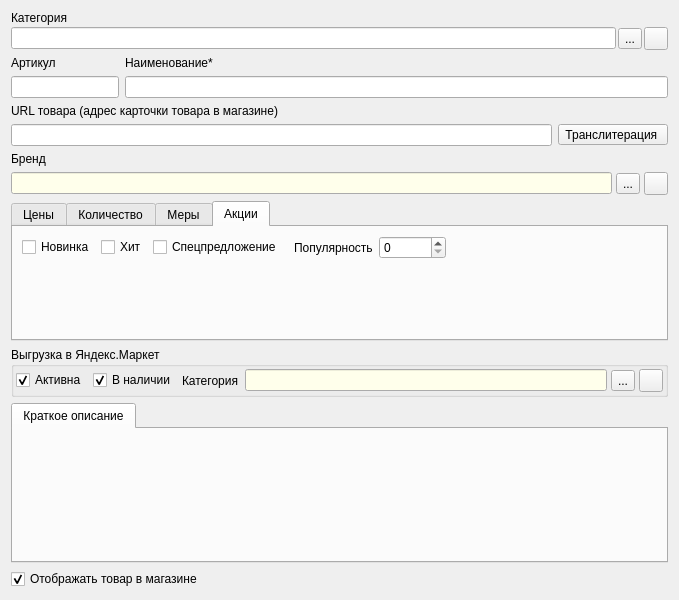
<?xml version="1.0" encoding="UTF-8"?>
<ui version="4.0">
 <class>FrameCardMainInfo</class>
 <widget class="QWidget" name="FrameCardMainInfo">
  <property name="geometry">
   <rect>
    <x>0</x>
    <y>0</y>
    <width>679</width>
    <height>600</height>
   </rect>
  </property>
  <property name="windowTitle">
   <string>Form</string>
  </property>
  <layout class="QVBoxLayout" name="verticalLayout_2">
   <item>
    <layout class="QVBoxLayout" name="verticalLayout_7">
     <property name="spacing">
      <number>2</number>
     </property>
     <item>
      <widget class="QLabel" name="label_2">
       <property name="sizePolicy">
        <sizepolicy hsizetype="Preferred" vsizetype="Preferred">
         <horstretch>0</horstretch>
         <verstretch>0</verstretch>
        </sizepolicy>
       </property>
       <property name="text">
        <string>Категория</string>
       </property>
      </widget>
     </item>
     <item>
      <layout class="QHBoxLayout" name="horizontalLayout">
       <property name="spacing">
        <number>2</number>
       </property>
       <item>
        <widget class="QLineEdit" name="lineEditGroup">
         <property name="readOnly">
          <bool>true</bool>
         </property>
        </widget>
       </item>
       <item>
        <widget class="QToolButton" name="toolButtonParentGroup">
         <property name="toolTip">
          <string>Выбрать категорию из справочника</string>
         </property>
         <property name="text">
          <string>...</string>
         </property>
         <property name="icon">
          <iconset resource="../../res.qrc">
           <normaloff>:/64/icons/64x64/ellipsis.png</normaloff>:/64/icons/64x64/ellipsis.png</iconset>
         </property>
        </widget>
       </item>
       <item>
        <widget class="QToolButton" name="toolButtonClearParentGroup">
         <property name="toolTip">
          <string>Отвязать категорию</string>
         </property>
         <property name="text">
          <string/>
         </property>
         <property name="icon">
          <iconset resource="../../res.qrc">
           <normaloff>:/64/icons/64x64/delete.png</normaloff>:/64/icons/64x64/delete.png</iconset>
         </property>
        </widget>
       </item>
      </layout>
     </item>
    </layout>
   </item>
   <item>
    <layout class="QGridLayout" name="gridLayout">
     <item row="0" column="0">
      <widget class="QLabel" name="labelArticul">
       <property name="text">
        <string>Артикул</string>
       </property>
      </widget>
     </item>
     <item row="0" column="1">
      <widget class="QLabel" name="labelName">
       <property name="sizePolicy">
        <sizepolicy hsizetype="Preferred" vsizetype="Preferred">
         <horstretch>0</horstretch>
         <verstretch>0</verstretch>
        </sizepolicy>
       </property>
       <property name="text">
        <string>Наименование*</string>
       </property>
      </widget>
     </item>
     <item row="1" column="0">
      <widget class="QLineEdit" name="lineEditArticle">
       <property name="sizePolicy">
        <sizepolicy hsizetype="Preferred" vsizetype="Fixed">
         <horstretch>0</horstretch>
         <verstretch>0</verstretch>
        </sizepolicy>
       </property>
       <property name="maxLength">
        <number>50</number>
       </property>
      </widget>
     </item>
     <item row="1" column="1">
      <widget class="QLineEdit" name="lineEditName"/>
     </item>
    </layout>
   </item>
   <item>
    <layout class="QVBoxLayout" name="verticalLayout_15">
     <item>
      <widget class="QLabel" name="labelCode">
       <property name="text">
        <string>URL товара (адрес карточки товара в магазине)</string>
       </property>
      </widget>
     </item>
     <item>
      <layout class="QHBoxLayout" name="horizontalLayout_4">
       <item>
        <widget class="QLineEdit" name="lineEditCode">
         <property name="maxLength">
          <number>255</number>
         </property>
        </widget>
       </item>
       <item>
        <widget class="QToolButton" name="toolButtonTranslite">
         <property name="text">
          <string>Транслитерация </string>
         </property>
        </widget>
       </item>
      </layout>
     </item>
    </layout>
   </item>
   <item>
    <widget class="QLabel" name="label_6">
     <property name="text">
      <string>Бренд</string>
     </property>
    </widget>
   </item>
   <item>
    <layout class="QHBoxLayout" name="horizontalLayout_10">
     <property name="spacing">
      <number>4</number>
     </property>
     <item>
      <widget class="QLineEdit" name="lineEditBrand">
       <property name="palette">
        <palette>
         <active>
          <colorrole role="Base">
           <brush brushstyle="SolidPattern">
            <color alpha="255">
             <red>255</red>
             <green>255</green>
             <blue>235</blue>
            </color>
           </brush>
          </colorrole>
         </active>
         <inactive>
          <colorrole role="Base">
           <brush brushstyle="SolidPattern">
            <color alpha="255">
             <red>255</red>
             <green>255</green>
             <blue>235</blue>
            </color>
           </brush>
          </colorrole>
         </inactive>
         <disabled>
          <colorrole role="Base">
           <brush brushstyle="SolidPattern">
            <color alpha="255">
             <red>240</red>
             <green>240</green>
             <blue>240</blue>
            </color>
           </brush>
          </colorrole>
         </disabled>
        </palette>
       </property>
       <property name="readOnly">
        <bool>true</bool>
       </property>
      </widget>
     </item>
     <item>
      <widget class="QToolButton" name="toolButtonSelectBrand">
       <property name="toolTip">
        <string>Выбрать родительскую группу из справочника</string>
       </property>
       <property name="text">
        <string>...</string>
       </property>
      </widget>
     </item>
     <item>
      <widget class="QToolButton" name="toolButtonClearParentBrand">
       <property name="toolTip">
        <string>Отвязать родительскую группу</string>
       </property>
       <property name="text">
        <string/>
       </property>
       <property name="icon">
        <iconset resource="../../res.qrc">
         <normaloff>:/16/icons/16x16/Delete.png</normaloff>:/16/icons/16x16/Delete.png</iconset>
       </property>
      </widget>
     </item>
    </layout>
   </item>
   <item>
    <widget class="QTabWidget" name="tabWidget">
     <property name="sizePolicy">
      <sizepolicy hsizetype="Expanding" vsizetype="Preferred">
       <horstretch>0</horstretch>
       <verstretch>0</verstretch>
      </sizepolicy>
     </property>
     <property name="autoFillBackground">
      <bool>false</bool>
     </property>
     <property name="tabPosition">
      <enum>QTabWidget::North</enum>
     </property>
     <property name="tabShape">
      <enum>QTabWidget::Rounded</enum>
     </property>
     <property name="currentIndex">
      <number>3</number>
     </property>
     <property name="elideMode">
      <enum>Qt::ElideNone</enum>
     </property>
     <property name="usesScrollButtons">
      <bool>true</bool>
     </property>
     <property name="documentMode">
      <bool>false</bool>
     </property>
     <property name="tabsClosable">
      <bool>false</bool>
     </property>
     <property name="movable">
      <bool>false</bool>
     </property>
     <property name="tabBarAutoHide">
      <bool>false</bool>
     </property>
     <widget class="QWidget" name="tab">
      <attribute name="title">
       <string>Цены</string>
      </attribute>
      <layout class="QVBoxLayout" name="verticalLayout">
       <property name="spacing">
        <number>1</number>
       </property>
       <property name="leftMargin">
        <number>1</number>
       </property>
       <property name="topMargin">
        <number>1</number>
       </property>
       <property name="rightMargin">
        <number>1</number>
       </property>
       <property name="bottomMargin">
        <number>1</number>
       </property>
       <item>
        <widget class="QGroupBox" name="groupBox">
         <property name="title">
          <string>Цены</string>
         </property>
         <layout class="QGridLayout" name="gridLayout_2">
          <property name="leftMargin">
           <number>2</number>
          </property>
          <property name="topMargin">
           <number>2</number>
          </property>
          <property name="rightMargin">
           <number>2</number>
          </property>
          <property name="bottomMargin">
           <number>2</number>
          </property>
          <property name="spacing">
           <number>2</number>
          </property>
          <item row="1" column="2">
           <widget class="QLineEdit" name="lineEditPriceWholesale">
            <property name="sizePolicy">
             <sizepolicy hsizetype="Expanding" vsizetype="Fixed">
              <horstretch>0</horstretch>
              <verstretch>0</verstretch>
             </sizepolicy>
            </property>
            <property name="text">
             <string>0</string>
            </property>
            <property name="maxLength">
             <number>50</number>
            </property>
            <property name="alignment">
             <set>Qt::AlignRight|Qt::AlignTrailing|Qt::AlignVCenter</set>
            </property>
           </widget>
          </item>
          <item row="0" column="1">
           <widget class="QLabel" name="label_15">
            <property name="text">
             <string>Мелкооптовая</string>
            </property>
           </widget>
          </item>
          <item row="0" column="2">
           <widget class="QLabel" name="label_16">
            <property name="text">
             <string>Оптовая</string>
            </property>
           </widget>
          </item>
          <item row="0" column="0">
           <widget class="QLabel" name="label_13">
            <property name="text">
             <string>Розничная</string>
            </property>
           </widget>
          </item>
          <item row="1" column="0">
           <widget class="QLineEdit" name="lineEditPrice">
            <property name="sizePolicy">
             <sizepolicy hsizetype="Expanding" vsizetype="Fixed">
              <horstretch>0</horstretch>
              <verstretch>0</verstretch>
             </sizepolicy>
            </property>
            <property name="text">
             <string>0</string>
            </property>
            <property name="maxLength">
             <number>50</number>
            </property>
            <property name="alignment">
             <set>Qt::AlignRight|Qt::AlignTrailing|Qt::AlignVCenter</set>
            </property>
           </widget>
          </item>
          <item row="1" column="1">
           <widget class="QLineEdit" name="lineEditPriceMiniWholesale">
            <property name="sizePolicy">
             <sizepolicy hsizetype="Expanding" vsizetype="Fixed">
              <horstretch>0</horstretch>
              <verstretch>0</verstretch>
             </sizepolicy>
            </property>
            <property name="text">
             <string>0</string>
            </property>
            <property name="maxLength">
             <number>50</number>
            </property>
            <property name="alignment">
             <set>Qt::AlignRight|Qt::AlignTrailing|Qt::AlignVCenter</set>
            </property>
           </widget>
          </item>
          <item row="0" column="3">
           <widget class="QLabel" name="label_17">
            <property name="text">
             <string>Закупочная</string>
            </property>
           </widget>
          </item>
          <item row="2" column="0">
           <widget class="QLabel" name="label_19">
            <property name="text">
             <string>Валюта</string>
            </property>
           </widget>
          </item>
          <item row="1" column="3">
           <widget class="QLineEdit" name="lineEditPricePurchase">
            <property name="sizePolicy">
             <sizepolicy hsizetype="Expanding" vsizetype="Fixed">
              <horstretch>0</horstretch>
              <verstretch>0</verstretch>
             </sizepolicy>
            </property>
            <property name="text">
             <string>0</string>
            </property>
            <property name="maxLength">
             <number>50</number>
            </property>
            <property name="alignment">
             <set>Qt::AlignRight|Qt::AlignTrailing|Qt::AlignVCenter</set>
            </property>
           </widget>
          </item>
          <item row="1" column="4">
           <spacer name="horizontalSpacer">
            <property name="orientation">
             <enum>Qt::Horizontal</enum>
            </property>
            <property name="sizeHint" stdset="0">
             <size>
              <width>40</width>
              <height>20</height>
             </size>
            </property>
           </spacer>
          </item>
          <item row="3" column="3">
           <widget class="QLineEdit" name="lineEditRate">
            <property name="text">
             <string>1</string>
            </property>
            <property name="maxLength">
             <number>50</number>
            </property>
            <property name="alignment">
             <set>Qt::AlignRight|Qt::AlignTrailing|Qt::AlignVCenter</set>
            </property>
           </widget>
          </item>
          <item row="2" column="3">
           <widget class="QLabel" name="labelBonus">
            <property name="text">
             <string>Коэффициент</string>
            </property>
           </widget>
          </item>
          <item row="3" column="2">
           <widget class="QLineEdit" name="lineEditTax">
            <property name="text">
             <string>0</string>
            </property>
            <property name="maxLength">
             <number>50</number>
            </property>
            <property name="alignment">
             <set>Qt::AlignRight|Qt::AlignTrailing|Qt::AlignVCenter</set>
            </property>
           </widget>
          </item>
          <item row="2" column="2">
           <widget class="QLabel" name="label_18">
            <property name="text">
             <string>Налог</string>
            </property>
           </widget>
          </item>
          <item row="3" column="0" colspan="2">
           <widget class="QComboBox" name="comboBoxCurrencies"/>
          </item>
         </layout>
        </widget>
       </item>
      </layout>
     </widget>
     <widget class="QWidget" name="tab_2">
      <attribute name="title">
       <string>Количество</string>
      </attribute>
      <layout class="QGridLayout" name="gridLayout_3">
       <item row="0" column="0">
        <widget class="QLabel" name="label_20">
         <property name="text">
          <string>Количество</string>
         </property>
        </widget>
       </item>
       <item row="0" column="2">
        <widget class="QLabel" name="label_23">
         <property name="text">
          <string>Ед. изм.</string>
         </property>
        </widget>
       </item>
       <item row="1" column="0">
        <widget class="QLineEdit" name="lineEditCount">
         <property name="enabled">
          <bool>false</bool>
         </property>
         <property name="alignment">
          <set>Qt::AlignRight|Qt::AlignTrailing|Qt::AlignVCenter</set>
         </property>
        </widget>
       </item>
       <item row="1" column="1">
        <widget class="QCheckBox" name="checkBoxInfinity">
         <property name="text">
          <string>Неограниченное</string>
         </property>
         <property name="checked">
          <bool>true</bool>
         </property>
        </widget>
       </item>
       <item row="1" column="2">
        <widget class="QLineEdit" name="lineEditMeasure">
         <property name="text">
          <string/>
         </property>
         <property name="alignment">
          <set>Qt::AlignRight|Qt::AlignTrailing|Qt::AlignVCenter</set>
         </property>
        </widget>
       </item>
       <item row="1" column="3" rowspan="2">
        <spacer name="horizontalSpacer_2">
         <property name="orientation">
          <enum>Qt::Horizontal</enum>
         </property>
         <property name="sizeHint" stdset="0">
          <size>
           <width>135</width>
           <height>20</height>
          </size>
         </property>
        </spacer>
       </item>
       <item row="2" column="0">
        <widget class="QLabel" name="label_22">
         <property name="text">
          <string>Текст при неогр. кол-ве</string>
         </property>
        </widget>
       </item>
       <item row="2" column="1">
        <widget class="QLabel" name="label_24">
         <property name="text">
          <string>Мин. кол-во</string>
         </property>
        </widget>
       </item>
       <item row="2" column="2">
        <widget class="QLabel" name="label_21">
         <property name="text">
          <string>Шаг количества</string>
         </property>
        </widget>
       </item>
       <item row="3" column="0">
        <widget class="QLineEdit" name="lineEditPresence"/>
       </item>
       <item row="3" column="1">
        <widget class="QLineEdit" name="lineEditMinCount">
         <property name="text">
          <string>1</string>
         </property>
         <property name="alignment">
          <set>Qt::AlignRight|Qt::AlignTrailing|Qt::AlignVCenter</set>
         </property>
        </widget>
       </item>
       <item row="3" column="2">
        <widget class="QLineEdit" name="lineEditStepCount">
         <property name="text">
          <string>1</string>
         </property>
         <property name="alignment">
          <set>Qt::AlignRight|Qt::AlignTrailing|Qt::AlignVCenter</set>
         </property>
        </widget>
       </item>
      </layout>
     </widget>
     <widget class="QWidget" name="tab_3">
      <attribute name="title">
       <string>Меры</string>
      </attribute>
      <layout class="QGridLayout" name="gridLayout_4">
       <item row="0" column="0">
        <widget class="QLabel" name="label_7">
         <property name="text">
          <string>Вес</string>
         </property>
        </widget>
       </item>
       <item row="0" column="1">
        <widget class="QLabel" name="labelWeightEdit">
         <property name="text">
          <string>Редакт. вес</string>
         </property>
        </widget>
       </item>
       <item row="0" column="2">
        <widget class="QLabel" name="labelWeightView">
         <property name="text">
          <string>Отображ. вес</string>
         </property>
        </widget>
       </item>
       <item row="0" column="3" rowspan="2">
        <spacer name="horizontalSpacer_3">
         <property name="orientation">
          <enum>Qt::Horizontal</enum>
         </property>
         <property name="sizeHint" stdset="0">
          <size>
           <width>149</width>
           <height>20</height>
          </size>
         </property>
        </spacer>
       </item>
       <item row="1" column="0">
        <widget class="QDoubleSpinBox" name="doubleSpinBoxWeight">
         <property name="sizePolicy">
          <sizepolicy hsizetype="Preferred" vsizetype="Fixed">
           <horstretch>0</horstretch>
           <verstretch>0</verstretch>
          </sizepolicy>
         </property>
         <property name="maximumSize">
          <size>
           <width>16777215</width>
           <height>16777215</height>
          </size>
         </property>
         <property name="alignment">
          <set>Qt::AlignRight|Qt::AlignTrailing|Qt::AlignVCenter</set>
         </property>
         <property name="suffix">
          <string/>
         </property>
         <property name="decimals">
          <number>3</number>
         </property>
         <property name="maximum">
          <double>16777215.000000000000000</double>
         </property>
        </widget>
       </item>
       <item row="1" column="1">
        <widget class="QComboBox" name="comboBoxWeightEdit">
         <property name="sizePolicy">
          <sizepolicy hsizetype="Expanding" vsizetype="Fixed">
           <horstretch>0</horstretch>
           <verstretch>0</verstretch>
          </sizepolicy>
         </property>
        </widget>
       </item>
       <item row="1" column="2">
        <widget class="QComboBox" name="comboBoxWeightView">
         <property name="sizePolicy">
          <sizepolicy hsizetype="Expanding" vsizetype="Fixed">
           <horstretch>0</horstretch>
           <verstretch>0</verstretch>
          </sizepolicy>
         </property>
        </widget>
       </item>
       <item row="2" column="0">
        <widget class="QLabel" name="label_8">
         <property name="text">
          <string>Объем</string>
         </property>
        </widget>
       </item>
       <item row="2" column="1">
        <widget class="QLabel" name="labelVolumeEdit">
         <property name="text">
          <string>Редакт. объем</string>
         </property>
        </widget>
       </item>
       <item row="2" column="2">
        <widget class="QLabel" name="labelVolumeView">
         <property name="text">
          <string>Отображ. объем</string>
         </property>
        </widget>
       </item>
       <item row="3" column="0">
        <widget class="QDoubleSpinBox" name="doubleSpinBoxVolume">
         <property name="sizePolicy">
          <sizepolicy hsizetype="Preferred" vsizetype="Fixed">
           <horstretch>0</horstretch>
           <verstretch>0</verstretch>
          </sizepolicy>
         </property>
         <property name="maximumSize">
          <size>
           <width>16777215</width>
           <height>16777215</height>
          </size>
         </property>
         <property name="alignment">
          <set>Qt::AlignRight|Qt::AlignTrailing|Qt::AlignVCenter</set>
         </property>
         <property name="suffix">
          <string/>
         </property>
         <property name="decimals">
          <number>3</number>
         </property>
         <property name="maximum">
          <double>16777215.000000000000000</double>
         </property>
        </widget>
       </item>
       <item row="3" column="1">
        <widget class="QComboBox" name="comboBoxVolumeEdit"/>
       </item>
       <item row="3" column="2">
        <widget class="QComboBox" name="comboBoxVolumeView"/>
       </item>
      </layout>
     </widget>
     <widget class="QWidget" name="tab_4">
      <attribute name="title">
       <string>Акции</string>
      </attribute>
      <layout class="QGridLayout" name="gridLayout_5">
       <item row="0" column="6">
        <widget class="QSpinBox" name="spinBoxSortIndex">
         <property name="maximum">
          <number>16777216</number>
         </property>
        </widget>
       </item>
       <item row="0" column="1">
        <widget class="QCheckBox" name="checkBoxActIsHit">
         <property name="text">
          <string>Хит</string>
         </property>
        </widget>
       </item>
       <item row="0" column="2">
        <widget class="QCheckBox" name="checkBoxActIsSpec">
         <property name="text">
          <string>Спецпредложение</string>
         </property>
        </widget>
       </item>
       <item row="0" column="5">
        <widget class="QLabel" name="label_3">
         <property name="text">
          <string>Популярность</string>
         </property>
        </widget>
       </item>
       <item row="0" column="0">
        <widget class="QCheckBox" name="checkBoxActIsNew">
         <property name="text">
          <string>Новинка</string>
         </property>
        </widget>
       </item>
       <item row="1" column="2">
        <spacer name="verticalSpacer">
         <property name="orientation">
          <enum>Qt::Vertical</enum>
         </property>
         <property name="sizeHint" stdset="0">
          <size>
           <width>20</width>
           <height>40</height>
          </size>
         </property>
        </spacer>
       </item>
       <item row="0" column="7">
        <spacer name="horizontalSpacer_4">
         <property name="orientation">
          <enum>Qt::Horizontal</enum>
         </property>
         <property name="sizeHint" stdset="0">
          <size>
           <width>287</width>
           <height>20</height>
          </size>
         </property>
        </spacer>
       </item>
       <item row="0" column="4">
        <spacer name="horizontalSpacer_5">
         <property name="orientation">
          <enum>Qt::Horizontal</enum>
         </property>
         <property name="sizeHint" stdset="0">
          <size>
           <width>40</width>
           <height>20</height>
          </size>
         </property>
        </spacer>
       </item>
       <item row="0" column="3">
        <widget class="QWidget" name="widgetLabels" native="true"/>
       </item>
      </layout>
     </widget>
    </widget>
   </item>
   <item>
    <widget class="QGroupBox" name="groupBoxIntegration">
     <property name="title">
      <string>Выгрузка в Яндекс.Маркет</string>
     </property>
     <layout class="QHBoxLayout" name="horizontalLayout_7">
      <property name="spacing">
       <number>6</number>
      </property>
      <property name="leftMargin">
       <number>2</number>
      </property>
      <property name="topMargin">
       <number>2</number>
      </property>
      <property name="rightMargin">
       <number>2</number>
      </property>
      <property name="bottomMargin">
       <number>2</number>
      </property>
      <item>
       <widget class="QCheckBox" name="checkBoxIsYandexMarket">
        <property name="text">
         <string>Активна</string>
        </property>
        <property name="checked">
         <bool>true</bool>
        </property>
       </widget>
      </item>
      <item>
       <widget class="QCheckBox" name="checkBoxIsMarketAvailable">
        <property name="text">
         <string>В наличии</string>
        </property>
        <property name="checked">
         <bool>true</bool>
        </property>
       </widget>
      </item>
      <item>
       <widget class="QLabel" name="label">
        <property name="text">
         <string>Категория</string>
        </property>
       </widget>
      </item>
      <item>
       <layout class="QHBoxLayout" name="horizontalLayout_8">
        <property name="spacing">
         <number>4</number>
        </property>
        <item>
         <widget class="QLineEdit" name="lineEditYandexMarketCategories">
          <property name="palette">
           <palette>
            <active>
             <colorrole role="Base">
              <brush brushstyle="SolidPattern">
               <color alpha="255">
                <red>255</red>
                <green>255</green>
                <blue>235</blue>
               </color>
              </brush>
             </colorrole>
            </active>
            <inactive>
             <colorrole role="Base">
              <brush brushstyle="SolidPattern">
               <color alpha="255">
                <red>255</red>
                <green>255</green>
                <blue>235</blue>
               </color>
              </brush>
             </colorrole>
            </inactive>
            <disabled>
             <colorrole role="Base">
              <brush brushstyle="SolidPattern">
               <color alpha="255">
                <red>240</red>
                <green>240</green>
                <blue>240</blue>
               </color>
              </brush>
             </colorrole>
            </disabled>
           </palette>
          </property>
          <property name="readOnly">
           <bool>true</bool>
          </property>
         </widget>
        </item>
        <item>
         <widget class="QToolButton" name="toolButtonSelectYandexMarketCategory">
          <property name="toolTip">
           <string>Выбрать родительскую группу из справочника</string>
          </property>
          <property name="text">
           <string>...</string>
          </property>
         </widget>
        </item>
        <item>
         <widget class="QToolButton" name="toolButtonClearSelectYandexMarketCategory">
          <property name="toolTip">
           <string>Отвязать родительскую группу</string>
          </property>
          <property name="text">
           <string/>
          </property>
          <property name="icon">
           <iconset resource="../../res.qrc">
            <normaloff>:/16/icons/16x16/Delete.png</normaloff>:/16/icons/16x16/Delete.png</iconset>
          </property>
         </widget>
        </item>
       </layout>
      </item>
     </layout>
    </widget>
   </item>
   <item>
    <widget class="QTabWidget" name="tabWidgetShortDescription">
     <property name="sizePolicy">
      <sizepolicy hsizetype="Preferred" vsizetype="Expanding">
       <horstretch>0</horstretch>
       <verstretch>0</verstretch>
      </sizepolicy>
     </property>
     <property name="currentIndex">
      <number>0</number>
     </property>
     <widget class="QWidget" name="tabShortDescription">
      <attribute name="title">
       <string>Краткое описание</string>
      </attribute>
      <layout class="QVBoxLayout" name="verticalLayout_11">
       <property name="spacing">
        <number>1</number>
       </property>
       <property name="leftMargin">
        <number>1</number>
       </property>
       <property name="topMargin">
        <number>1</number>
       </property>
       <property name="rightMargin">
        <number>1</number>
       </property>
       <property name="bottomMargin">
        <number>1</number>
       </property>
       <item>
        <widget class="FrameWYSIWYG" name="widgetDescription" native="true"/>
       </item>
      </layout>
     </widget>
    </widget>
   </item>
   <item>
    <widget class="QCheckBox" name="checkBoxIsActive">
     <property name="text">
      <string>Отображать товар в магазине</string>
     </property>
     <property name="checked">
      <bool>true</bool>
     </property>
    </widget>
   </item>
  </layout>
 </widget>
 <customwidgets>
  <customwidget>
   <class>FrameWYSIWYG</class>
   <extends>QWidget</extends>
   <header>framewysiwyg.h</header>
   <container>1</container>
  </customwidget>
 </customwidgets>
 <resources>
  <include location="../../res.qrc"/>
 </resources>
 <connections/>
</ui>
